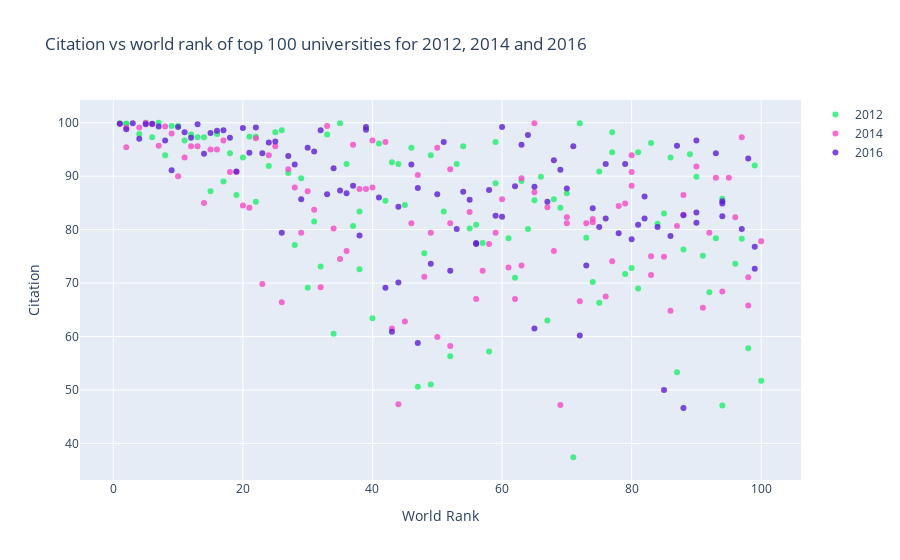

Notebook cell for this chart:
### Markdown cell above
# Scatter plot
Let's create a scatter plot for `citation` vs `world rank` of top 100 universities for 2012, 2014 and 2016.

### Code cell
# Run configure_plotly_browser_state() if you are in Google colab
configure_plotly_browser_state()

df2012 = uni[uni.year == 2012].iloc[:100,:]
df2014 = uni[uni.year == 2014].iloc[:100,:]
df2016 = uni[uni.year == 2016].iloc[:100,:]

# creating trace1
trace1 =go.Scatter(
                    x = df2012.world_rank,
                    y = df2012.citations,
                    mode = "markers",
                    name = "2012",
                    marker = dict(color = 'rgba(31, 237, 108, 0.8)'),
                    text= df2012.university_name)
# creating trace2
trace2 =go.Scatter(
                    x = df2014.world_rank,
                    y = df2014.citations,
                    mode = "markers",
                    name = "2014",
                    marker = dict(color = 'rgba(245, 73, 197, 0.8)'),
                    text= df2014.university_name)
# creating trace3
trace3 =go.Scatter(
                    x = df2016.world_rank,
                    y = df2016.citations,
                    mode = "markers",
                    name = "2016",
                    marker = dict(color = 'rgba(94, 29, 211, 0.8)'),
                    text= df2016.university_name)
data = [trace1, trace2, trace3]
layout = dict(title = 'Citation vs world rank of top 100 universities for 2012, 2014 and 2016',
              xaxis= dict(title= 'World Rank',ticklen=10,zeroline= False),
              yaxis= dict(title= 'Citation',ticklen= 5,zeroline= False)
             )
fig = dict(data = data, layout = layout)
iplot(fig)

### Figure 1 — Plotly figure (JSON) as saved in the notebook; plotly's stock layout.template omitted (floating-point values rounded to 4 significant figures)
{"data": [{"marker": {"color": "rgba(31, 237, 108, 0.8)"}, "mode": "markers", "name": "2012", "text": ["California Institute of Technology", "Harvard University", "Stanford University", "University of Oxford", "Princeton University", "University of Cambridge", "Massachusetts Institute of Technology", "Imperial College London", "University of Chicago", "University of California, Berkeley", "Yale University", "Columbia University", "University of California, Los Angeles", "Johns Hopkins University", "ETH Zurich – Swiss Federal Institute of Technology Zurich", "University of Pennsylvania", "University College London", "University of Michigan", "University of Toronto", "Cornell University", "Carnegie Mellon University", "Duke University", "University of British Columbia", "Georgia Institute of Technology", "University of Washington", "Northwestern University", "University of Wisconsin-Madison", "McGill University", "University of Texas at Austin", "University of Tokyo", "University of Illinois at Urbana-Champaign", "Karolinska Institute", "University of California, San Diego", "University of Hong Kong", "University of California, Santa Barbara", "University of Edinburgh", "University of Melbourne", "Australian National University", "University of California, Davis", "National University of Singapore", "Washington University in St Louis", "University of Minnesota", "University of North Carolina at Chapel Hill", "New York University", "LMU Munich", "École Polytechnique Fédérale de Lausanne", "London School of Economics and Political Science", "University of Manchester", "Brown University", "Peking University", "Pennsylvania State University", "Kyoto University", "Pohang University of Science and Technology", "Boston University", "University of Southern California", "King’s College London", "Ohio State University", "University of Sydney", "University of Pittsburgh", "École Normale Supérieure", "University of Zurich", "Hong Kong University of Science and Technology", "École Polytechnique", "University of Massachusetts", "McMaster University", "University of Bristol", "KU Leuven", "Utrecht University", "University of Göttingen", "Vanderbilt University", "Tsinghua University", "Rice University", "Heidelberg University", "The University of Queensland", "Emory University", "Wageningen University and Research Center", "Tufts University", "University of Colorado Boulder", "Leiden University", "Lund University", "Rutgers, the State University of New Jersey", "University of Rochester", "Durham University", "Pierre and Marie Curie University", "University of St Andrews", "University of California, Irvine", "Uppsala University", "Technical University of Munich", "University of Notre Dame", "Dartmouth College", "University of Helsinki", "University of Amsterdam", "Case Western Reserve University", "Korea Advanced Institute of Science and Technology (KAIST)", "University of Maryland, College Park", "Michigan State University", "University of Arizona", "Purdue University", "University of Sussex", "University of Alberta"], "x": [1, 2, 2, 4, 5, 6, 7, 8, 9, 10, 11, 12, 13, 14, 15, 16, 17, 18, 19, 20, 21, 22, 22, 24, 25, 26, 27, 28, 29, 30, 31, 32, 33, 34, 35, 36, 37, 38, 38, 40, 41, 42, 43, 44, 45, 46, 47, 48, 49, 49, 51, 52, 53, 54, 55, 56, 57, 58, 59, 59, 61, 62, 63, 64, 65, 66, 67, 68, 69, 70, 71, 72, 73, 74, 75, 75, 77, 77, 79, 80, 81, 81, 83, 84, 85, 86, 87, 88, 89, 90, 91, 92, 93, 94, 94, 96, 97, 98, 99, 100], "y": [99.9, 99.8, 99.8, 97.9, 100, 97.3, 100, 93.9, 99.4, 99.4, 96.7, 97.8, 97.3, 97.3, 87.2, 97.9, 89, 94.3, 86.5, 93.5, 97.4, 97.4, 85.2, 91.9, 98.2, 98.6, 90.6, 77.1, 89.6, 69.1, 81.5, 73.1, 97.8, 60.5, 99.9, 92.3, 80.7, 72.6, 83.4, 63.4, 96.1, 85.4, 92.6, 92.3, 84.6, 95.3, 50.6, 75.6, 93.9, 51, 83.4, 56.3, 92.3, 95.6, 80.2, 80.9, 77.5, 57.2, 88.7, 96.4, 78.4, 71, 89.1, 80.1, 85.5, 89.9, 63, 85.7, 84.1, 86.8, 37.4, 99.9, 78.5, 70.2, 90.9, 66.3, 94.5, 98.2, 71.7, 72.8, 69, 94.5, 96.2, 81.1, 83, 93.5, 53.3, 76.3, 94.1, 89.9, 75.1, 68.3, 78.4, 47.1, 85.8, 73.6, 78.3, 57.8, 92, 51.7], "type": "scatter"}, {"marker": {"color": "rgba(245, 73, 197, 0.8)"}, "mode": "markers", "name": "2014", "text": ["California Institute of Technology", "Harvard University", "University of Oxford", "Stanford University", "Massachusetts Institute of Technology", "Princeton University", "University of Cambridge", "University of California, Berkeley", "University of Chicago", "Imperial College London", "Yale University", "University of California, Los Angeles", "Columbia University", "ETH Zurich – Swiss Federal Institute of Technology Zurich", "Johns Hopkins University", "University of Pennsylvania", "Duke University", "University of Michigan", "Cornell University", "University of Toronto", "University College London", "Northwestern University", "University of Tokyo", "Carnegie Mellon University", "University of Washington", "National University of Singapore", "University of Texas at Austin", "Georgia Institute of Technology", "University of Illinois at Urbana-Champaign", "University of Wisconsin-Madison", "University of British Columbia", "London School of Economics and Political Science", "University of California, Santa Barbara", "University of Melbourne", "McGill University", "Karolinska Institute", "École Polytechnique Fédérale de Lausanne", "King’s College London", "University of Edinburgh", "New York University", "University of California, San Diego", "Washington University in St Louis", "University of Hong Kong", "Seoul National University", "Peking University", "University of Minnesota", "University of North Carolina at Chapel Hill", "Australian National University", "Pennsylvania State University", "Boston University", "Tsinghua University", "Brown University", "Kyoto University", "University of California, Davis", "LMU Munich", "Korea Advanced Institute of Science and Technology (KAIST)", "Hong Kong University of Science and Technology", "University of Manchester", "Ohio State University", "Pohang University of Science and Technology", "KU Leuven", "Purdue University", "The University of Queensland", "University of Göttingen", "Rice University", "École Normale Supérieure", "Leiden University", "Heidelberg University", "Delft University of Technology", "University of Southern California", "École Polytechnique", "University of Sydney", "Erasmus University Rotterdam", "University of Basel", "Utrecht University", "Nanyang Technological University", "Wageningen University and Research Center", "University of Pittsburgh", "University of Bristol", "Durham University", "Emory University", "Tufts University", "Michigan State University", "University of Amsterdam", "Ghent University", "Free University of Berlin", "Technical University of Munich", "Case Western Reserve University", "Vanderbilt University", "University of Notre Dame", "Monash University", "McMaster University", "University of California, Irvine", "Humboldt University of Berlin", "University of Rochester", "Pierre and Marie Curie University", "University of Colorado Boulder", "Maastricht University", "University of Groningen", "University of Helsinki"], "x": [1, 2, 2, 4, 5, 6, 7, 8, 9, 10, 11, 12, 13, 14, 15, 16, 17, 18, 19, 20, 21, 22, 23, 24, 25, 26, 27, 28, 29, 30, 31, 32, 33, 34, 35, 36, 37, 38, 39, 40, 40, 42, 43, 44, 45, 46, 47, 48, 49, 50, 50, 52, 52, 52, 55, 56, 57, 58, 59, 60, 61, 62, 63, 63, 65, 65, 67, 68, 69, 70, 70, 72, 73, 74, 74, 76, 77, 78, 79, 80, 80, 80, 83, 83, 85, 86, 87, 88, 88, 90, 91, 92, 93, 94, 95, 96, 97, 98, 98, 100], "y": [99.8, 99.1, 95.4, 99.1, 100, 99.7, 95.7, 99.3, 98, 90, 93.5, 95.6, 95.6, 85, 95, 95, 96.7, 90.8, 90.8, 84.5, 84.1, 97.1, 69.8, 93.9, 95.6, 66.4, 91.3, 87.9, 79.4, 87.2, 83.7, 69.2, 99.4, 80.2, 74.5, 76, 95.9, 87.6, 87.6, 87.9, 96.7, 96.4, 61.5, 47.3, 62.8, 81.2, 90.2, 71.2, 79.4, 95.3, 59.9, 91.3, 58.2, 81.2, 83.3, 67, 72.3, 77.3, 79.4, 85.7, 72.9, 67, 73.3, 89.6, 99.9, 87, 84.2, 76, 47.2, 81.2, 82.3, 66.6, 81.2, 81.4, 82, 67.5, 74.1, 84.4, 84.9, 88.2, 90.8, 93.9, 71.5, 75, 74.9, 64.8, 80.7, 82.8, 86.5, 91.8, 65.4, 79.4, 89.7, 68.4, 89.7, 82.3, 97.3, 65.8, 71.1, 77.8], "type": "scatter"}, {"marker": {"color": "rgba(94, 29, 211, 0.8)"}, "mode": "markers", "name": "2016", "text": ["California Institute of Technology", "University of Oxford", "Stanford University", "University of Cambridge", "Massachusetts Institute of Technology", "Harvard University", "Princeton University", "Imperial College London", "ETH Zurich – Swiss Federal Institute of Technology Zurich", "University of Chicago", "Johns Hopkins University", "Yale University", "University of California, Berkeley", "University College London", "Columbia University", "University of California, Los Angeles", "University of Pennsylvania", "Cornell University", "University of Toronto", "Duke University", "University of Michigan", "Carnegie Mellon University", "London School of Economics and Political Science", "University of Edinburgh", "Northwestern University", "National University of Singapore", "King’s College London", "Karolinska Institute", "LMU Munich", "New York University", "École Polytechnique Fédérale de Lausanne", "University of Washington", "University of Melbourne", "University of British Columbia", "KU Leuven", "University of Illinois at Urbana-Champaign", "Heidelberg University", "McGill University", "University of California, San Diego", "University of California, Santa Barbara", "Georgia Institute of Technology", "Peking University", "University of Tokyo", "University of California, Davis", "University of Hong Kong", "University of Texas at Austin", "Tsinghua University", "Wageningen University and Research Center", "Humboldt University of Berlin", "University of Wisconsin-Madison", "Brown University", "Australian National University", "Technical University of Munich", "École Normale Supérieure", "Nanyang Technological University", "University of Manchester", "University of Sydney", "University of Amsterdam", "Hong Kong University of Science and Technology", "The University of Queensland", "Washington University in St Louis", "Utrecht University", "University of North Carolina at Chapel Hill", "Boston University", "Delft University of Technology", "University of Minnesota", "Leiden University", "University of Southern California", "University of Bristol", "Durham University", "Erasmus University Rotterdam", "Free University of Berlin", "Monash University", "University of Groningen", "Pennsylvania State University", "University of Glasgow", "University of Helsinki", "University of Tübingen", "University of Pittsburgh", "University of Warwick", "Uppsala University", "University of Copenhagen", "University of New South Wales", "University of Freiburg", "Seoul National University", "University of St Andrews", "Vanderbilt University", "Kyoto University", "Maastricht University", "Emory University", "Lund University", "Ohio State University", "University of Exeter", "University of Bonn", "Georgetown University", "McMaster University", "University of Sheffield", "Queen Mary University of London", "University of Göttingen", "Michigan State University"], "x": [1, 2, 3, 4, 5, 6, 7, 8, 9, 10, 11, 12, 13, 14, 15, 16, 17, 18, 19, 20, 21, 22, 23, 24, 25, 26, 27, 28, 29, 30, 31, 32, 33, 34, 35, 36, 37, 38, 39, 39, 41, 42, 43, 44, 44, 46, 47, 47, 49, 50, 51, 52, 53, 54, 55, 56, 56, 58, 59, 60, 60, 62, 63, 64, 65, 65, 67, 68, 69, 70, 71, 72, 73, 74, 75, 76, 76, 78, 79, 80, 81, 82, 82, 84, 85, 86, 87, 88, 88, 90, 90, 90, 93, 94, 94, 94, 97, 98, 99, 99], "y": [99.8, 98.8, 99.9, 97, 99.7, 99.8, 99.3, 96.7, 91.1, 99.2, 98.2, 97.2, 99.7, 94.2, 98.1, 98.5, 98.6, 97.2, 90.9, 99, 94.4, 99.1, 94.3, 96.3, 96.5, 79.4, 93.8, 92.2, 85.7, 95.3, 94.6, 98.6, 86.6, 91.5, 87.3, 86.8, 88.2, 78.9, 98.7, 99.2, 86, 69.1, 60.9, 84.3, 70.1, 92.2, 58.8, 87.8, 73.6, 86.6, 96.4, 72.3, 80.1, 87.1, 85.6, 77.3, 77.5, 87.4, 82.6, 82.4, 99.2, 88.1, 95.9, 97.7, 61.5, 88, 85.2, 93, 91.2, 87.7, 95.6, 60.2, 73.3, 84, 80.5, 92.3, 82.1, 79.3, 92.3, 78.2, 80.9, 86.2, 82.1, 80.5, 50, 78.8, 95.7, 46.6, 82.7, 96.7, 81.3, 83.2, 94.3, 85.3, 82.5, 84.9, 80.1, 93.3, 72.7, 76.8], "type": "scatter"}], "layout": {"title": {"text": "Citation vs world rank of top 100 universities for 2012, 2014 and 2016"}, "xaxis": {"ticklen": 10, "title": {"text": "World Rank"}, "zeroline": false}, "yaxis": {"ticklen": 5, "title": {"text": "Citation"}, "zeroline": false}}}
